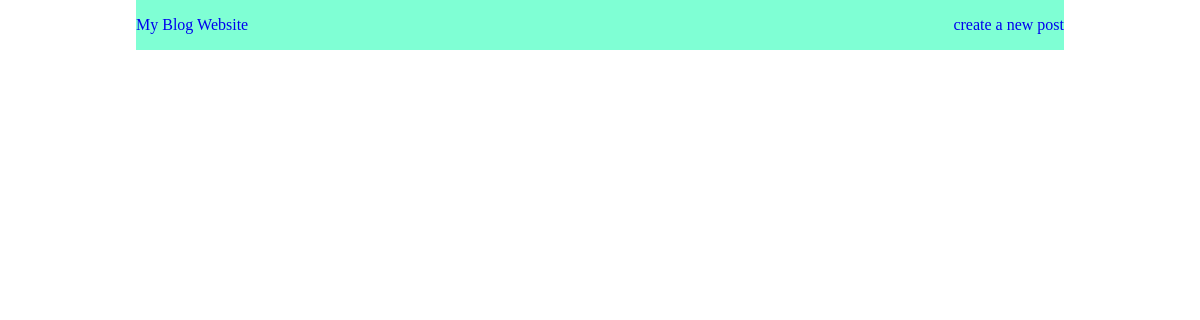
Page /post/dfasdf12313123 on the earlier database version.
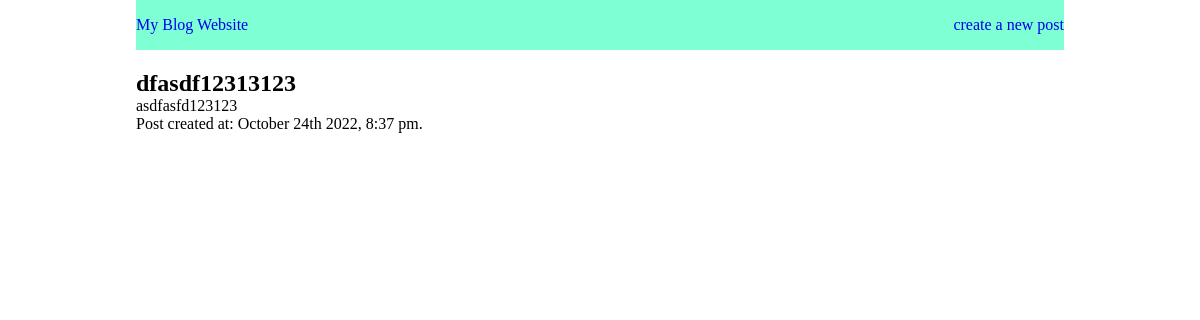
Same page on the later database version.
### blog.py (models this page shows)
class Post(db.Model):
    id = db.Column(db.Integer, primary_key=True)
    title = db.Column(db.String, nullable=False)
    content = db.Column(db.String, nullable=False)
    date_posted = db.Column(db.DateTime, default=datetime.utcnow, nullable=False)
    user_id = db.Column(db.Integer, nullable=False)

### blog.py (the view)
@app.route('/post/<title>')
def get_post(title):
    post = Post.query.filter(Post.title.like(f'%{title}%')).order_by(Post.id.desc()).all()
    if post is None:
        return "no post is found"
    return render_template('get_post.html', post_details=post)

### templates/get_post.html (shortened to what this page needs)
<!DOCTYPE html>
<html lang="en">
<head>
    <link rel= "stylesheet" type= "text/css" href= "{{ url_for('static',filename='style.css')}}">
</head>
<body>
    <div class="container">
        <nav>
            <a href="/homepage">My Blog Website</a>
            <a href="/create_post">create a new post </a>
        </nav>
        <main>
            <section>
                {% for post in post_details %}
                <article>
                <h2>{{post.title}}</h2>
                <p>{{post.content}}</p>
                <p>Post created at: {{ moment(post.date_posted).format('MMMM Do YYYY, h:mm a') }}.</p>
                </article>
                {% endfor %}
            </section>
        </main>
    </div>
</body>
</html>

Differences in the rows shown:
added Post: title "dfasdf12313123", content "asdfasfd123123", date_posted "October 24th 2022, 8:37 pm"
